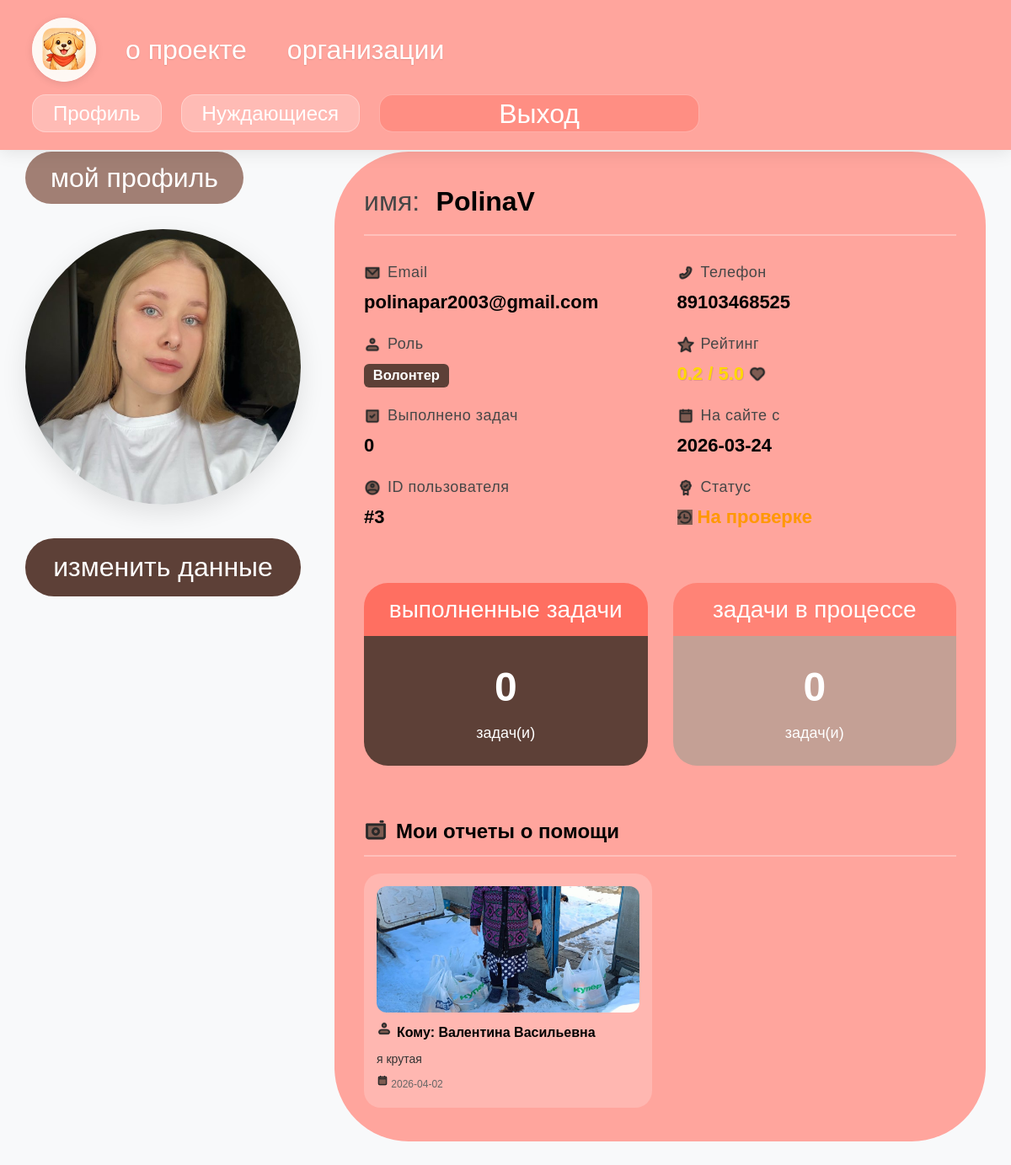
/dashboard (signed in), run on the app's committed database.
### tables this page shows
CREATE TABLE users (id INTEGER PRIMARY KEY AUTOINCREMENT UNIQUE NOT NULL, name TEXT NOT NULL, email TEXT UNIQUE NOT NULL, password TEXT UNIQUE NOT NULL, photo TEXT, role TEXT NOT NULL, is_verified INTEGER DEFAULT (0), rating REAL DEFAULT (0), completed_tasks INTEGER DEFAULT (0), organization_name TEXT, organization_description TEXT, created_at TEXT, last_login TEXT, phone TEXT UNIQUE);

CREATE TABLE reports (id INTEGER PRIMARY KEY AUTOINCREMENT UNIQUE NOT NULL, user_id INTEGER NOT NULL, needy_id INTEGER NOT NULL, photo TEXT NOT NULL, text TEXT NOT NULL, created_at TEXT NOT NULL, task_id INTEGER REFERENCES help_tasks (id), status TEXT DEFAULT pending, approved_at TEXT, approved_by INTEGER REFERENCES users (id), FOREIGN KEY (user_id) REFERENCES users (id), FOREIGN KEY (needy_id) REFERENCES needies (id));

CREATE TABLE needies (id INTEGER PRIMARY KEY AUTOINCREMENT UNIQUE NOT NULL, name TEXT NOT NULL, tag TEXT NOT NULL, photo TEXT NOT NULL, description TEXT, address TEXT, funds_collected REAL DEFAULT 0 NOT NULL, help_info TEXT NOT NULL, lat TEXT, lng TEXT, created_by INTEGER REFERENCES users (id), created_at TEXT, is_active INTEGER DEFAULT (1), urgency_level INTEGER DEFAULT (2), status TEXT DEFAULT pending, organization_id INTEGER REFERENCES users (id), goal INTEGER, collection_status TEXT DEFAULT "active", completed_date TEXT, last_reset_date TEXT, reset_day INTEGER DEFAULT 1);

### app.py (the view, shortened to what this page needs)
@app.route('/dashboard')
def dashboard():
    if 'user_id' not in session:
        return redirect(url_for('login'))
    with sqlite3.connect(DB_NAME) as conn:
        c = conn.cursor()
        c.execute('''SELECT id, name, email, phone, role, photo, rating, completed_tasks,
                            created_at, is_verified, organization_description
                     FROM users WHERE id = ?''', (session['user_id'],))
        user_data = c.fetchone()
        if not user_data:
            session.clear()
            return redirect(url_for('login'))
        c.execute('''SELECT r.text, r.photo, r.created_at, n.name as needy_name
                     FROM reports r
                     JOIN needies n ON n.id = r.needy_id
                     WHERE r.user_id = ?
                     ORDER BY r.created_at DESC
                     LIMIT 10''', (session['user_id'],))
        reports_data = c.fetchall()
        reports = []
        for r in reports_data:
            reports.append({
                'text': r[0],
                'photo': r[1],
                'created_at': r[2],
                'needy_name': r[3]
            })
        c.execute('''SELECT id, title, description, status
                     FROM help_tasks
                     WHERE assigned_to = ? AND status IN ('pending', 'in_progress')
                     ORDER BY created_at DESC
                     LIMIT 5''', (session['user_id'],))
        tasks_data = c.fetchall()
        active_tasks = []
        in_progress_count = 0
        completed_tasks_count = user_data[7] if user_data[7] else 0
        user_rating = user_data[6] if user_data[6] else 0
        is_verified = user_data[9] if user_data[9] else 0
        return render_template('dashboard.html',
                               user_id=user_data[0],
                               user_name=user_data[1],
                               user_email=user_data[2],
                               user_phone=user_data[3],
                               user_role=user_data[4],
                               user_photo=user_data[5],
                               user_rating=user_rating,
                               completed_tasks=completed_tasks_count,
                               in_progress_tasks=in_progress_count,
                               created_at=user_data[8],
                               is_verified=is_verified,
                               organization_description=user_data[10] if len(user_data) > 10 else None,
                               reports=reports,
                               active_tasks=active_tasks)

### templates/dashboard.html (shortened to what this page needs)
{% extends "layout.html" %}
{% block content %}
<div class="profile-page">
    <div class="profile-container">
        <div class="profile-flex">
            <div class="profile-left">
                <div class="profile-title-badge">
                    <span>мой профиль</span>
                </div>
                <div class="profile-photo">
                    {% if user_photo %}
                        <img src="/{{ user_photo }}" alt="Фото профиля">
                    {% else %}
                        <img src="https://via.placeholder.com/327x327?text=Фото" alt="Фото профиля">
                    {% endif %}
                </div>
                <button class="edit-profile-btn" onclick="showEditModal()">
                    <span>изменить данные</span>
                </button>
            </div>
            <div class="profile-right">
                <div class="info-block">
                    <div class="user-name-header">
                        <span class="user-name-label">имя:</span>
                        <span class="user-name">{{ user_name }}</span>
                    </div>
                    <div class="info-grid">
                        <div class="info-item">
                            <span class="info-label"><img src="static/Email.png" alt="email"> Email</span>
                            <span class="info-value">{{ user_email }}</span>
                        </div>
                        <div class="info-item">
                            <span class="info-label"><img src="static/Phone.png" alt="phone"> Телефон</span>
                            <span class="info-value">{{ user_phone or 'Не указан' }}</span>
                        </div>
                        <div class="info-item">
                            <span class="info-label"><img src="static/Profile.png" alt="role"> Роль</span>
                            <span class="info-value">
                                {% if user_role == 'admin' %}
                                    <span class="badge badge-admin">Администратор</span>
                                {% elif user_role == 'organization' %}
                                    <span class="badge badge-organization">Организация</span>
                                {% else %}
                                    <span class="badge badge-volunteer">Волонтер</span>
                                {% endif %}
                            </span>
                        </div>
                        <div class="info-item">
                            <span class="info-label"><img src="static/Star.png" alt="rating"> Рейтинг</span>
                            <span class="info-value rating">
                                {{ "%.1f"|format(user_rating) }} / 5.0
                                {% if user_rating >= 4.5 %}
                                    <img src="static/Star.png" alt="star">
                                {% elif user_rating >= 3.5 %}
                                    <img src="static/Like.png" alt="thumbs_up">
                                {% elif user_rating > 0 %}
                                    <img src="static/Heart.png" alt="muscle">
                                {% endif %}
                            </span>
                        </div>
                        <div class="info-item">
                            <span class="info-label"><img src="static/CheckSquare.png" alt="completed"> Выполнено задач</span>
                            <span class="info-value">{{ completed_tasks }}</span>
                        </div>
                        <div class="info-item">
                            <span class="info-label"><img src="static/Calendar.png" alt="calendar"> На сайте с</span>
                            <span class="info-value">{{ created_at[:10] if created_at else 'Недавно' }}</span>
                        </div>
                        <div class="info-item">
                            <span class="info-label"><img src="static/ProfileCircle.png" alt="id"> ID пользователя</span>
                            <span class="info-value">#{{ user_id }}</span>
                        </div>
                        <div class="info-item">
                            <span class="info-label"><img src="static/Certificate.png" alt="status"> Статус</span>
                            <span class="info-value">
                                {% if is_verified %}
                                    <span class="status-verified" style="color: #4CAF50;"><img src="static/CheckSquare.png" alt="check" style="width: 18px; height: 18px;"> Подтвержден</span>
                                {% else %}
                                    <span class="status-pending-check" style="color: #FF9800;"><img src="static/History.png" alt="pending" style="width: 18px; height: 18px;"> На проверке</span>
                                {% endif %}
                            </span>
                        </div>
                    </div>
                    <div class="stats-row">
                        <div class="stat-card">
                            <div class="stat-header completed">
                                <h3>выполненные задачи</h3>
                            </div>
                            <div class="stat-content">
                                <div>
                                    <div class="stat-number">{{ completed_tasks }}</div>
                                    <div class="stat-label">задач(и)</div>
                                </div>
                            </div>
                        </div>
                        <div class="stat-card">
                            <div class="stat-header">
                                <h3>задачи в процессе</h3>
                            </div>
                            <div class="stat-content in-progress">
                                <div>
                                    <div class="stat-number">{{ in_progress_tasks }}</div>
                                    <div class="stat-label">задач(и)</div>
                                </div>
                            </div>
                        </div>
                    </div>
                    <div class="reports-section">
                        <div class="tasks-title"><img src="static/Camera.png" alt="reports"> Мои отчеты о помощи</div>
                        {% if reports %}
                        <div class="reports-grid">
                            {% for report in reports %}
                            <div class="report-card">
                                {% if report.photo %}
                                    <img src="/{{ report.photo }}" alt="Фото отчета">
                                {% else %}
                                    <img src="https://via.placeholder.com/280x150?text=Нет+фото" alt="Нет фото">
                                {% endif %}
                                <div class="report-needy"><img src="static/Profile.png" alt="user"> Кому: {{ report.needy_name }}</div>
                                <div class="report-text">{{ report.text[:100] }}{% if report.text|length > 100 %}...{% endif %}</div>
                                <div class="report-text" style="font-size: 12px; color: #666; margin-top: 8px;">
                                    <img src="static/Calendar.png" alt="date" style="width: 14px; height: 14px;"> {{ report.created_at[:10] if report.created_at else '' }}
                                </div>
                            </div>
                            {% endfor %}
                        </div>
                        {% endif %}
                    </div>
                </div>
            </div>
        </div>
    </div>
</div>
{% endblock %}

### static/style.css (style rules this page uses)
body { padding-top: 60px; background-color: #f8f9fa; font-family: 'Segoe UI', Tahoma, Geneva, Verdana, sans-serif; }
h2, h3, h4 { color: #3338D5; }

### data on the page
users: name "PolinaV", email "polinapar2003@gmail.com", phone "89103468525", rating "0.2", created_at "2026-03-24"
reports: needy_name "Валентина Васильевна", text "я крутая", created_at "2026-04-02"

### other printed values
{{ completed_tasks }} "0"
{{ user_id }} "3"
{{ in_progress_tasks }} "0"
